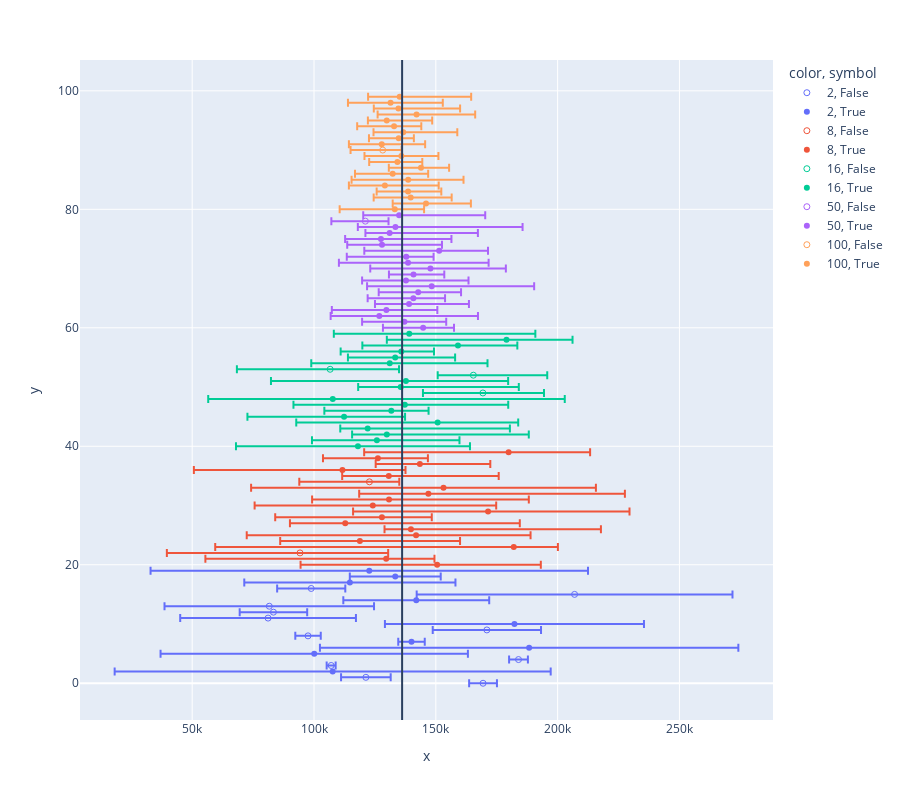

Notebook cell for this chart:
### Markdown cell above
Here I render a plot of all the confidence intervals with the true value depicted as a solid vertical line.

### Code cell
import plotly.express as px

# Plotly will draw error bars which are the distance in each direction
# from the median
intervals["error_left"] = intervals["median"]-intervals["lower"]
intervals["error_right"] = intervals["upper"]-intervals["median"]


# Making the plot
fig = px.scatter(
    x=intervals["median"], # X location of my interval center dot
    y=intervals["Experiment"], # Y location of my interval center dot 
    color=intervals["sample size"], # The color to use.
    symbol=intervals["good"], # The column to use for the symbol
    symbol_map={True: "circle", False: "circle-open"},
    error_x=intervals["error_right"], # upper error bar size
    error_x_minus=intervals["error_left"], # lower error bar size
    height=800)
fig.add_vline(pop_median)

### Figure 1 — Plotly figure (JSON) as saved in the notebook; plotly's stock layout.template omitted (floating-point values rounded to 4 significant figures)
{"data": [{"error_x": {"array": [5713, 10190.0, 1846.0, 3858.0, 5225, 22220.0, 36070.0, 13854, 43001, 64820.0, 13990.0], "arrayminus": [5713, 10190.0, 1846.0, 3858.0, 5225, 22220.0, 36070.0, 13854, 43001, 64820.0, 13990.0]}, "hovertemplate": "color=2<br>symbol=False<br>x=%{x}<br>y=%{y}<extra></extra>", "legendgroup": "2, False", "marker": {"color": "#636efa", "symbol": "circle-open"}, "mode": "markers", "name": "2, False", "orientation": "v", "showlegend": true, "type": "scatter", "x": [169384, 121300.0, 107000.0, 183900.0, 97546, 171000.0, 81140.0, 83343, 81636, 207000.0, 98860.0], "xaxis": "x", "y": [0, 1, 3, 4, 8, 9, 11, 12, 13, 15, 16], "yaxis": "y"}, {"error_x": {"array": [89490.0, 63080, 85875, 5440, 53170.0, 29940.0, 43342, 18661, 89780], "arrayminus": [89490.0, 63080, 85875, 5440, 53170.0, 29940.0, 43342, 18661, 89780]}, "hovertemplate": "color=2<br>symbol=True<br>x=%{x}<br>y=%{y}<extra></extra>", "legendgroup": "2, True", "marker": {"color": "#636efa", "symbol": "circle"}, "mode": "markers", "name": "2, True", "orientation": "v", "showlegend": true, "type": "scatter", "x": [107700.0, 100087, 188305, 140017, 182300.0, 142000.0, 114717, 133351, 122687], "xaxis": "x", "y": [2, 5, 6, 7, 10, 14, 17, 18, 19], "yaxis": "y"}, {"error_x": {"array": [36187, 12266], "arrayminus": [54660.0, 28779]}, "hovertemplate": "color=8<br>symbol=False<br>x=%{x}<br>y=%{y}<extra></extra>", "legendgroup": "8, False", "marker": {"color": "#EF553B", "symbol": "circle-open"}, "mode": "markers", "name": "8, False", "orientation": "v", "showlegend": true, "type": "scatter", "x": [94254, 122742], "xaxis": "x", "y": [22, 34], "yaxis": "y"}, {"error_x": {"array": [42570.0, 19815, 18117, 41110.0, 46980.0, 77988, 71660.0, 20460.0, 58049, 50645, 57380.0, 80660.0, 62550.0, 45120.0, 25880.0, 28920.0, 20549, 33450.0], "arrayminus": [56050.0, 74221, 122546, 32720.0, 69520.0, 10838, 22690.0, 43800.0, 55417, 48520.0, 31570.0, 28411, 78990.0, 19129, 60990.0, 18129, 22523, 59290.0]}, "hovertemplate": "color=8<br>symbol=True<br>x=%{x}<br>y=%{y}<extra></extra>", "legendgroup": "8, True", "marker": {"color": "#EF553B", "symbol": "circle"}, "mode": "markers", "name": "8, True", "orientation": "v", "showlegend": true, "type": "scatter", "x": [150500.0, 129634, 181994, 118800.0, 141900.0, 139779, 112800.0, 127900.0, 171452, 124100.0, 130800.0, 146900.0, 153200.0, 130693, 111700.0, 143443, 126203, 179900.0], "xaxis": "x", "y": [20, 21, 23, 24, 25, 26, 27, 28, 29, 30, 31, 32, 33, 35, 36, 37, 38, 39], "yaxis": "y"}, {"error_x": {"array": [25082, 30330.0, 28270.0], "arrayminus": [24600, 14633, 38280.0]}, "hovertemplate": "color=16<br>symbol=False<br>x=%{x}<br>y=%{y}<extra></extra>", "legendgroup": "16, False", "marker": {"color": "#00cc96", "symbol": "circle-open"}, "mode": "markers", "name": "16, False", "orientation": "v", "showlegend": true, "type": "scatter", "x": [169318, 165405, 106600.0], "xaxis": "x", "y": [49, 52, 53], "yaxis": "y"}, {"error_x": {"array": [45983, 33890.0, 58280, 58386, 33082, 25030.0, 15300.0, 42441, 95230.0, 48480.0, 41952, 40132, 24600.0, 13416, 24370.0, 27105, 51756], "arrayminus": [50065, 26646, 14240.0, 11245, 58027, 39670.0, 27480.0, 45714, 51120.0, 17462, 55400.0, 32215, 19400.0, 24896, 39250.0, 49117, 30966]}, "hovertemplate": "color=16<br>symbol=True<br>x=%{x}<br>y=%{y}<extra></extra>", "legendgroup": "16, True", "marker": {"color": "#00cc96", "symbol": "circle"}, "mode": "markers", "name": "16, True", "orientation": "v", "showlegend": true, "type": "scatter", "x": [118035, 125811, 129900.0, 122022, 150737, 112300.0, 131700.0, 137278, 107700.0, 135600.0, 137700.0, 131080, 133300.0, 135832, 159100.0, 179009, 139096], "xaxis": "x", "y": [40, 41, 42, 43, 44, 45, 46, 47, 48, 50, 51, 54, 55, 56, 57, 58, 59], "yaxis": "y"}, {"error_x": {"array": [9508.0], "arrayminus": [13960.0]}, "hovertemplate": "color=50<br>symbol=False<br>x=%{x}<br>y=%{y}<extra></extra>", "legendgroup": "50, False", "marker": {"color": "#ab63fa", "symbol": "circle-open"}, "mode": "markers", "name": "50, False", "orientation": "v", "showlegend": true, "type": "scatter", "x": [121100.0], "xaxis": "x", "y": [78], "yaxis": "y"}, {"error_x": {"array": [12680.0, 17160.0, 40490.0, 20912, 24590.0, 12990.0, 17603, 42050.0, 25660.0, 12630.0, 30960.0, 33070.0, 11210.0, 20050.0, 24620.0, 28930.0, 36220.0, 52180.0, 35350.0], "arrayminus": [16500.0, 17370.0, 19981, 22400.0, 13980.0, 18780.0, 16200.0, 26533, 18010.0, 10090.0, 24700.0, 28380, 24418, 30730.0, 14260.0, 14700.0, 9948, 15440.0, 14731]}, "hovertemplate": "color=50<br>symbol=True<br>x=%{x}<br>y=%{y}<extra></extra>", "legendgroup": "50, True", "marker": {"color": "#ab63fa", "symbol": "circle"}, "mode": "markers", "name": "50, True", "orientation": "v", "showlegend": true, "type": "scatter", "x": [144791, 137108, 126805, 129712, 139008, 140798, 142800.0, 148300.0, 137755, 140800.0, 147800.0, 138602, 137900.0, 151373, 127900.0, 127500.0, 131000.0, 133428, 134900.0], "xaxis": "x", "y": [60, 61, 62, 63, 64, 65, 66, 67, 68, 69, 70, 71, 72, 73, 74, 75, 76, 77, 79], "yaxis": "y"}, {"error_x": {"array": [7749.0], "arrayminus": [13200.0]}, "hovertemplate": "color=100<br>symbol=False<br>x=%{x}<br>y=%{y}<extra></extra>", "legendgroup": "100, False", "marker": {"color": "#FFA15A", "symbol": "circle-open"}, "mode": "markers", "name": "100, False", "orientation": "v", "showlegend": true, "type": "scatter", "x": [128200.0], "xaxis": "x", "y": [90], "yaxis": "y"}, {"error_x": {"array": [12025, 18410.0, 16820.0, 13630.0, 22090.0, 22710.0, 14570.0, 11550.0, 10210.0, 15210.0, 17807, 6204, 22200.0, 11165, 18660.0, 24063, 25300.0, 21430.0, 29330.0], "arrayminus": [22636, 13690, 15195, 12900.0, 14770.0, 23250.0, 15460.0, 13200.0, 11590.0, 15140.0, 13488, 12227, 12199, 15152, 7734.0, 15984, 10120.0, 17500.0, 12980.0]}, "hovertemplate": "color=100<br>symbol=True<br>x=%{x}<br>y=%{y}<extra></extra>", "legendgroup": "100, True", "marker": {"color": "#FFA15A", "symbol": "circle"}, "mode": "markers", "name": "100, True", "orientation": "v", "showlegend": true, "type": "scatter", "x": [133159, 145980, 139683, 138600.0, 129100.0, 138700.0, 132300.0, 143900.0, 134200.0, 135900.0, 127807, 134784, 136621, 132900.0, 129900.0, 142092, 134700.0, 131400.0, 135200.0], "xaxis": "x", "y": [80, 81, 82, 83, 84, 85, 86, 87, 88, 89, 91, 92, 93, 94, 95, 96, 97, 98, 99], "yaxis": "y"}], "layout": {"height": 800, "legend": {"title": {"text": "color, symbol"}, "tracegroupgap": 0}, "margin": {"t": 60}, "shapes": [{"type": "line", "x0": 136164, "x1": 136164, "xref": "x", "y0": 0, "y1": 1, "yref": "y domain"}], "xaxis": {"anchor": "y", "domain": [0, 1], "title": {"text": "x"}}, "yaxis": {"anchor": "x", "domain": [0, 1], "title": {"text": "y"}}}}
